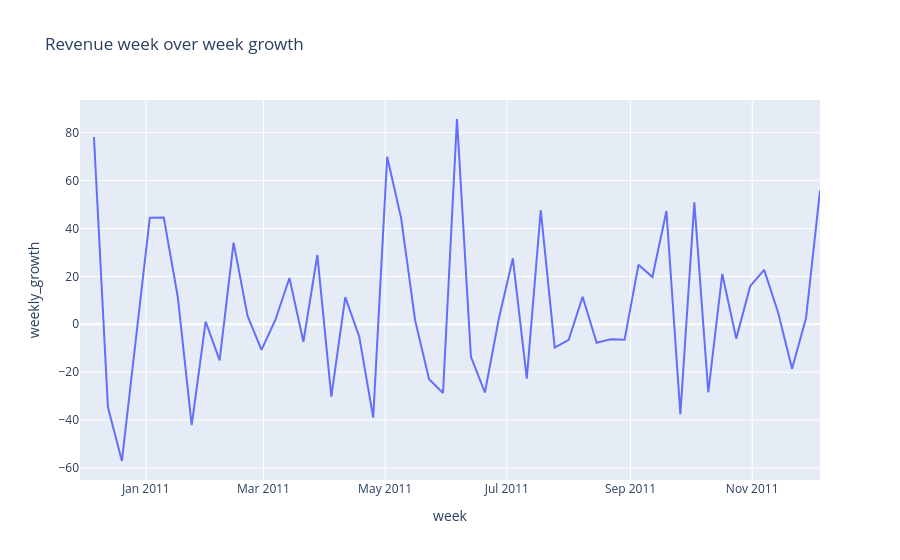

The cell this chart's notebook holds for it:
### Code cell
fig_wow_rev_growth = px.line(
    df_rev_week_growth,
    x='week',
    y='weekly_growth',
    title='Revenue week over week growth'
)
fig_wow_rev_growth.write_html("C:/Users/Decss/Desktop/SQL-övning/Analysis/HTML/wow_revenue_growth.html",
    include_plotlyjs='cdn')
fig_wow_rev_growth.show()
